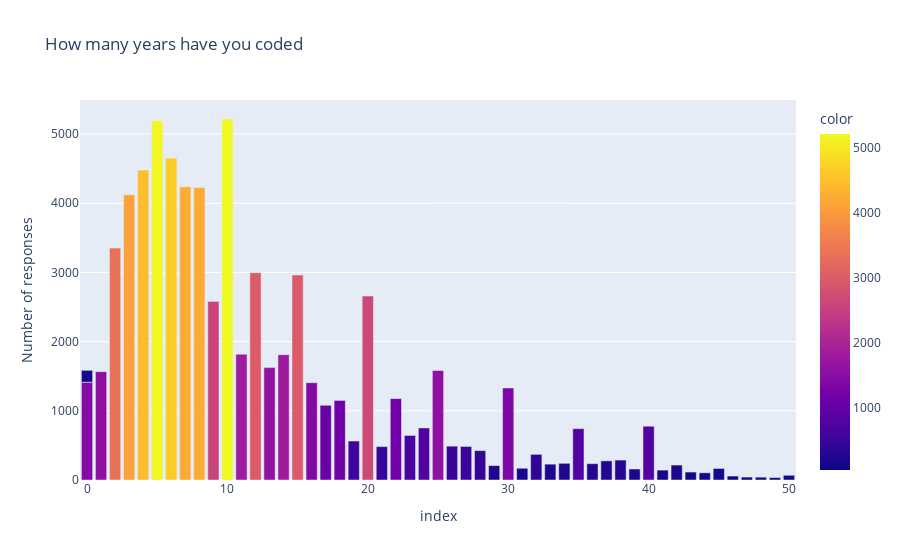

Write notebook code for a chart like this one.
### Code cell
figure = px.bar(data_frame=YearsCode_data, 
                x=YearsCode_data.index, 
                y=YearsCode_data.values, 
                labels={'y':'Number of responses', 'x':'Education level'},title="How many years have you coded", 
                color=YearsCode_data.values)

figure.show()

### Figure 1 — Plotly figure (JSON) as saved in the notebook; plotly's stock layout.template omitted (floating-point values rounded to 4 significant figures)
{"data": [{"alignmentgroup": "True", "hovertemplate": "index=%{x}<br>Number of responses=%{y}<br>color=%{marker.color}<extra></extra>", "legendgroup": "", "marker": {"color": [5217, 5193, 4651, 4480, 4237, 4227, 4122, 3351, 2995, 2962, 2659, 2581, 1819, 1811, 1624, 1582, 1566, 1413, 1406, 1330, 1176, 1150, 1080, 777, 752, 742, 644, 563, 489, 485, 483, 425, 371, 288, 277, 241, 236, 229, 216, 208, 172, 170, 167, 159, 143, 115, 104, 68, 57, 42, 41, 35], "coloraxis": "coloraxis", "pattern": {"shape": ""}}, "name": "", "offsetgroup": "", "orientation": "v", "showlegend": false, "textposition": "auto", "type": "bar", "x": [10, 5, 6, 4, 7, 8, 3, 2, 12, 15, 20, 9, 11, 14, 13, 25, 1, 0, 16, 30, 22, 18, 17, 40, 24, 35, 23, 19, 26, 27, 21, 28, 32, 38, 37, 34, 36, 33, 42, 29, 0, 31, 45, 39, 41, 43, 44, 50, 46, 47, 48, 49], "xaxis": "x", "y": [5217, 5193, 4651, 4480, 4237, 4227, 4122, 3351, 2995, 2962, 2659, 2581, 1819, 1811, 1624, 1582, 1566, 1413, 1406, 1330, 1176, 1150, 1080, 777, 752, 742, 644, 563, 489, 485, 483, 425, 371, 288, 277, 241, 236, 229, 216, 208, 172, 170, 167, 159, 143, 115, 104, 68, 57, 42, 41, 35], "yaxis": "y"}], "layout": {"barmode": "relative", "coloraxis": {"colorbar": {"title": {"text": "color"}}, "colorscale": [[0, "#0d0887"], [0.1111, "#46039f"], [0.2222, "#7201a8"], [0.3333, "#9c179e"], [0.4444, "#bd3786"], [0.5556, "#d8576b"], [0.6667, "#ed7953"], [0.7778, "#fb9f3a"], [0.8889, "#fdca26"], [1, "#f0f921"]]}, "legend": {"tracegroupgap": 0}, "title": {"text": "How many years have you coded"}, "xaxis": {"anchor": "y", "domain": [0, 1], "title": {"text": "index"}}, "yaxis": {"anchor": "x", "domain": [0, 1], "title": {"text": "Number of responses"}}}}
